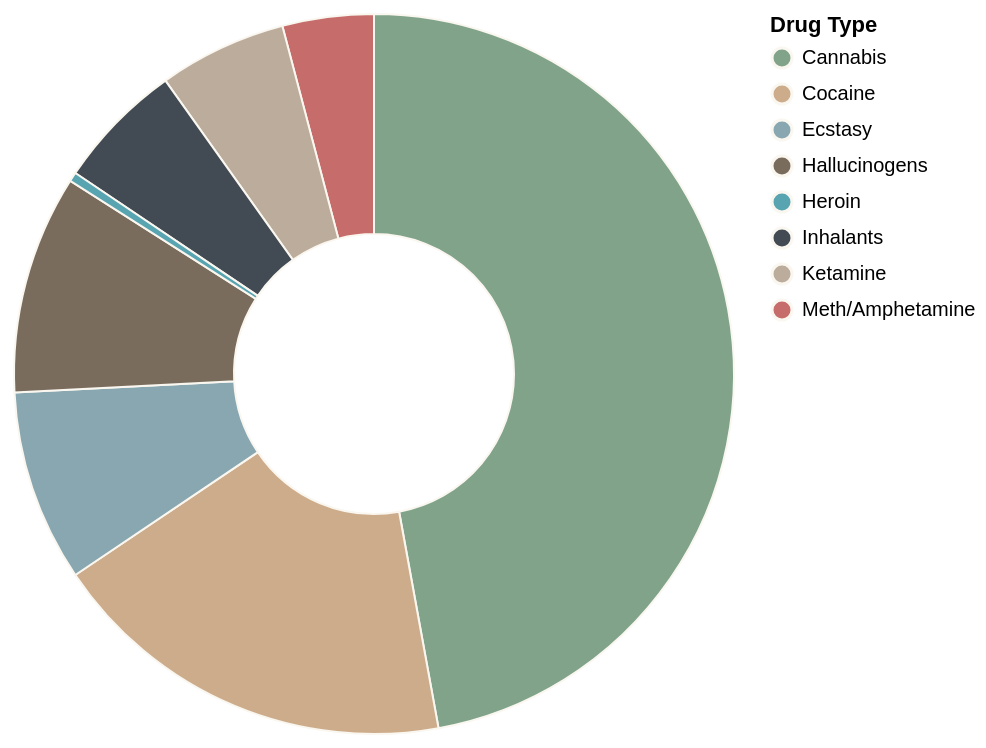

Write the Vega-Lite specification saved for this chart.
### Vega-Lite specification from a JSON file in a GitHub repository (floating-point values rounded to 4 significant figures)
{"$schema": "https://vega.github.io/schema/vega-lite/v5.json", "description": "Drug prevalence donut chart (interactive version)", "width": 360, "height": 360, "data": {"values": [{"drug": "Cannabis", "value": 11.5}, {"drug": "Cocaine", "value": 4.5}, {"drug": "Ecstasy", "value": 2.1}, {"drug": "Hallucinogens", "value": 2.4}, {"drug": "Meth/Amphetamine", "value": 1.0}, {"drug": "Ketamine", "value": 1.4}, {"drug": "Inhalants", "value": 1.4}, {"drug": "Heroin", "value": 0.1}]}, "params": [{"name": "selection", "select": {"type": "point", "fields": ["drug"], "on": "click", "clear": "dblclick"}, "bind": "legend"}], "mark": {"type": "arc", "innerRadius": 70, "padAngle": 0, "stroke": "#FAF7F0", "strokeWidth": 1}, "encoding": {"theta": {"field": "value", "type": "quantitative"}, "color": {"field": "drug", "type": "nominal", "scale": {"range": ["#80A38A", "#CDAC8B", "#88A7B0", "#7A6C5D", "#58A4B0", "#424B54", "#BCAC9B", "#C66C6A"]}, "legend": {"orient": "right", "title": "Drug Type"}}, "opacity": {"condition": {"param": "selection", "value": 1}, "value": 0.3}, "tooltip": [{"field": "drug", "type": "nominal"}, {"field": "value", "type": "quantitative", "title": "Prevalence (%)"}]}}
